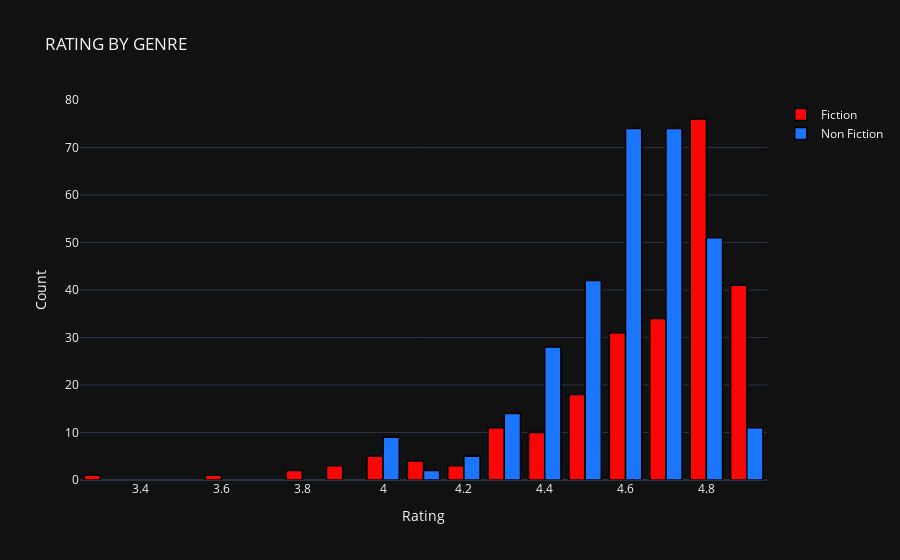

Notebook code cell kept with this figure:
### Code cell
#Fiction and NON-fiction best seller

df1 = df[df["Genre"] == "Fiction"]
df2 = df[df["Genre"] == "Non Fiction"]

temp_df1 = df1['User Rating'].value_counts().reset_index()
temp_df2 = df2['User Rating'].value_counts().reset_index()


# create trace1
trace1 = go.Bar(
                x = temp_df1['index'],
                y = temp_df1['User Rating'],
                name="Fiction",
                marker = dict(color = 'rgb(249, 6, 6)',
                             line=dict(color='rgb(0,0,0)',width=1.5)))
# create trace2 
trace2 = go.Bar(
                x = temp_df2['index'],
                y = temp_df2['User Rating'],
                name = "Non Fiction",
                marker = dict(color = 'rgb(26, 118, 255)',
                              line=dict(color='rgb(0,0,0)',width=1.5)))


layout = go.Layout(template= "plotly_dark",title = 'RATING BY GENRE' , xaxis = dict(title = 'Rating'), yaxis = dict(title = 'Count'))
fig = go.Figure(data = [trace1, trace2], layout = layout)
fig.show()

### Figure 1 — Plotly figure (JSON) as saved in the notebook; plotly's stock layout.template omitted (floating-point values rounded to 4 significant figures)
{"data": [{"marker": {"color": "rgb(249, 6, 6)", "line": {"color": "rgb(0,0,0)", "width": 1.5}}, "name": "Fiction", "type": "bar", "x": [4.8, 4.9, 4.7, 4.6, 4.5, 4.3, 4.4, 4, 4.1, 4.2, 3.9, 3.8, 3.3, 3.6], "y": [76, 41, 34, 31, 18, 11, 10, 5, 4, 3, 3, 2, 1, 1]}, {"marker": {"color": "rgb(26, 118, 255)", "line": {"color": "rgb(0,0,0)", "width": 1.5}}, "name": "Non Fiction", "type": "bar", "x": [4.7, 4.6, 4.8, 4.5, 4.4, 4.3, 4.9, 4, 4.2, 4.1], "y": [74, 74, 51, 42, 28, 14, 11, 9, 5, 2]}], "layout": {"title": {"text": "RATING BY GENRE"}, "xaxis": {"title": {"text": "Rating"}}, "yaxis": {"title": {"text": "Count"}}}}
